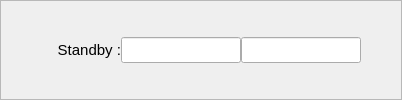
                                 <widget class="QFrame" name="frame_19">
                                  <property name="frameShape">
                                   <enum>QFrame::StyledPanel</enum>
                                  </property>
                                  <property name="frameShadow">
                                   <enum>QFrame::Raised</enum>
                                  </property>
                                  <layout class="QHBoxLayout" name="horizontalLayout_25">
                                   <property name="spacing">
                                    <number>0</number>
                                   </property>
                                   <property name="leftMargin">
                                    <number>0</number>
                                   </property>
                                   <property name="topMargin">
                                    <number>0</number>
                                   </property>
                                   <property name="rightMargin">
                                    <number>0</number>
                                   </property>
                                   <property name="bottomMargin">
                                    <number>0</number>
                                   </property>
                                   <item>
                                    <widget class="QLabel" name="label_29">
                                     <property name="minimumSize">
                                      <size>
                                       <width>120</width>
                                       <height>0</height>
                                      </size>
                                     </property>
                                     <property name="maximumSize">
                                      <size>
                                       <width>100</width>
                                       <height>16777215</height>
                                      </size>
                                     </property>
                                     <property name="font">
                                      <font>
                                       <pointsize>11</pointsize>
                                      </font>
                                     </property>
                                     <property name="text">
                                      <string>Standby :</string>
                                     </property>
                                     <property name="alignment">
                                      <set>Qt::AlignRight|Qt::AlignTrailing|Qt::AlignVCenter</set>
                                     </property>
                                    </widget>
                                   </item>
                                   <item>
                                    <widget class="QLineEdit" name="outStandby_txt">
                                     <property name="minimumSize">
                                      <size>
                                       <width>120</width>
                                       <height>0</height>
                                      </size>
                                     </property>
                                     <property name="maximumSize">
                                      <size>
                                       <width>120</width>
                                       <height>16777215</height>
                                      </size>
                                     </property>
                                     <property name="font">
                                      <font>
                                       <pointsize>11</pointsize>
                                      </font>
                                     </property>
                                     <property name="text">
                                      <string/>
                                     </property>
                                     <property name="alignment">
                                      <set>Qt::AlignCenter</set>
                                     </property>
                                     <property name="readOnly">
                                      <bool>true</bool>
                                     </property>
                                    </widget>
                                   </item>
                                   <item>
                                    <widget class="QLineEdit" name="outUnit_txt_2">
                                     <property name="minimumSize">
                                      <size>
                                       <width>120</width>
                                       <height>0</height>
                                      </size>
                                     </property>
                                     <property name="maximumSize">
                                      <size>
                                       <width>120</width>
                                       <height>16777215</height>
                                      </size>
                                     </property>
                                     <property name="font">
                                      <font>
                                       <pointsize>11</pointsize>
                                      </font>
                                     </property>
                                     <property name="text">
                                      <string/>
                                     </property>
                                     <property name="alignment">
                                      <set>Qt::AlignLeading|Qt::AlignLeft|Qt::AlignVCenter</set>
                                     </property>
                                     <property name="readOnly">
                                      <bool>true</bool>
                                     </property>
                                    </widget>
                                   </item>
                                   <item>
                                    <spacer name="horizontalSpacer">
                                     <property name="orientation">
                                      <enum>Qt::Horizontal</enum>
                                     </property>
                                     <property name="sizeHint" stdset="0">
                                      <size>
                                       <width>40</width>
                                       <height>20</height>
                                      </size>
                                     </property>
                                    </spacer>
                                   </item>
                                  </layout>
                                 </widget>
